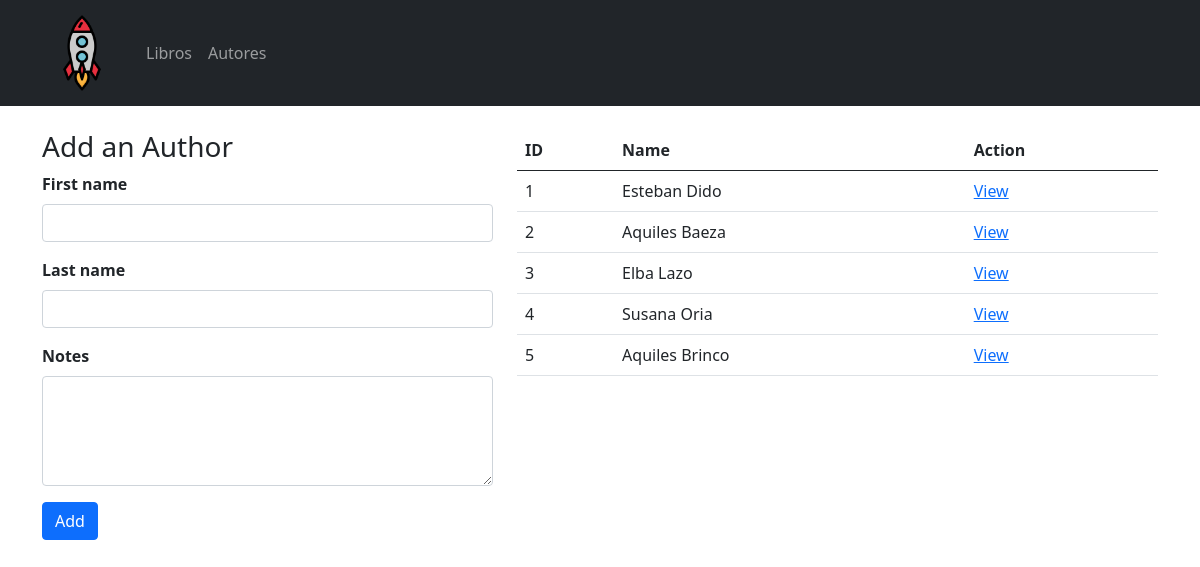
The app's page /authors with its own data.
### books_authors_app/models.py (models this page shows, shortened)
class Author(models.Model):
    first_name = models.CharField(max_length=45)
    last_name = models.CharField(max_length=45)
    notes = models.TextField(null=True, blank=True)
    books = models.ManyToManyField(Book, related_name="authors" )
    created_at = models.DateTimeField(auto_now_add=True)
    updated_at = models.DateTimeField(auto_now=True)

### books_authors_app/views.py (the view)
# urls.py: path('authors', views.authors, name='authors'),
def authors(request):
    context = {
        'authors':Author.objects.all()
    }
    return render(request, "books_authors_app/authors.html", context)

### books_authors_app/templates/books_authors_app/authors.html (shortened to what this page needs)
{% extends "books_authors_app/base.html" %}
{% block content %}
<div class="container mt-4">
    <div class="row">
        <div class="col-sm-12 col-md-5 mb-2">
            <h3>Add an Author</h3>
            <form action="/addauthor" method="POST">
                <div class="mb-3">
                    <label for="first_name" class="form-label fw-bold">First name</label>
                    <input type="text" class="form-control" name="first_name" id="first_name">
                </div>
                <div class="mb-3">
                    <label for="last_name" class="form-label fw-bold">Last name</label>
                    <input type="text" class="form-control" name="last_name" id="last_name">
                </div>
                <div class="mb-3">
                    <label for="Notes" class="form-label fw-bold">Notes</label>
                    <textarea class="form-control" name="notes" id="notes" rows="4"></textarea>
                </div>
                <div class="mb-3">
                    <input type="submit" value="Add" class="btn btn-primary">
                </div>
            </form>
        </div>
        <div class="col-sm-12 col-md-7">
            <table class="table">
                <thead>
                    <tr>
                        <th>ID</th>
                        <th>Name</th>
                        <th>Action</th>
                    </tr>
                </thead>
                <tbody>
                    {% for author in authors %}
                    <tr>
                        <td>{{author.id}}</td>
                        <td>{{author.first_name}} {{author.last_name}}</td>
                        <td><a href="/authors/{{author.id}}">View</a></td>
                    </tr>
                    {% endfor %}
                </tbody>
            </table>
        </div>
    </div>
</div>
{% endblock %}

### records on screen
Author: id "1", first_name "Esteban", last_name "Dido"
Author: id "2", first_name "Aquiles", last_name "Baeza"
Author: id "3", first_name "Elba", last_name "Lazo"
Author: id "4", first_name "Susana", last_name "Oria"
Author: id "5", first_name "Aquiles", last_name "Brinco"
